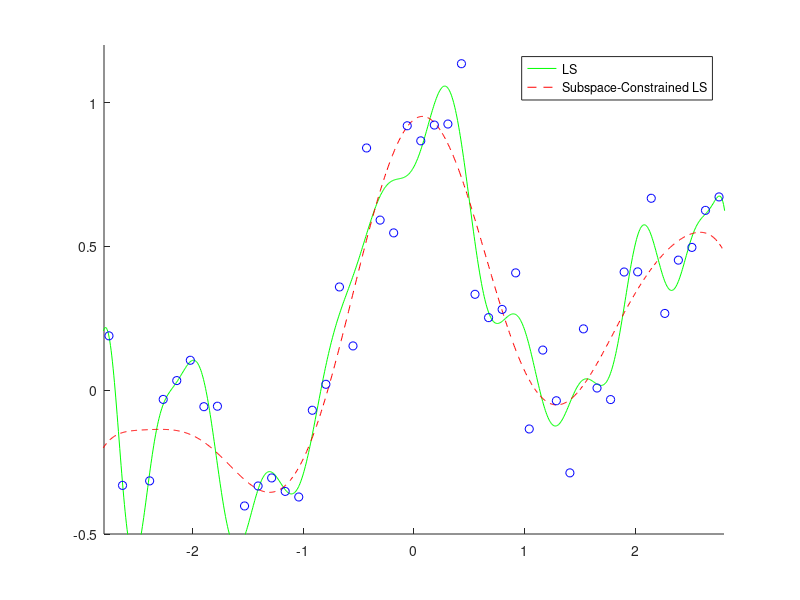

Write the MATLAB code that produced this figure.
n = 50; N = 1000;
x = linspace(-3, 3, n)';
X = linspace(-3, 3, N)';
pix = pi * x;
y = sin(pix) ./ (pix) + 0.1 * x + 0.2 * randn(n, 1);
p(:, 1) = ones(n, 1);
P(:, 1) = ones(N, 1);
for j = 1 : 15
    p(:, 2 * j) = sin(j / 2 * x);
    p(:, 2 * j + 1) = cos(j / 2 * x);
    P(:, 2 * j) = sin(j / 2 * X);
    P(:, 2 * j + 1) = cos(j / 2 * X);
end
t1 = p \ y;
F1 = P * t1;
t2 = (p * diag([ones(1, 11) zeros(1, 20)])) \ y;
F2 = P * t2;

figure(1); clf; hold on; axis([-2.8 2.8 -0.5 1.2]);
plot(X,F1,'g-'); plot(X,F2,'r--');plot(x, y, 'bo');
legend('LS', 'Subspace-Constrained LS');
